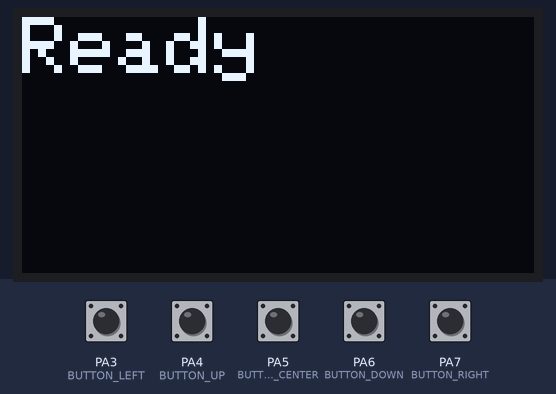
The program below on a simulated STM32 Blue Pill. Shown: 128×64 one-colour display. The test bench sets the inputs (shaded band); at power-on: PA3 (BUTTON_LEFT), PA4 (BUTTON_UP), PA5 (BUTTON_CENTER), PA6 (BUTTON_DOWN), PA7 (BUTTON_RIGHT) HIGH. Random numbers use the default seed unless the program sets one.

Above: at 1.2 s.
1.3 s: PA5 (BUTTON_CENTER) pulled LOW for 0.15 s
At 1.63 s:
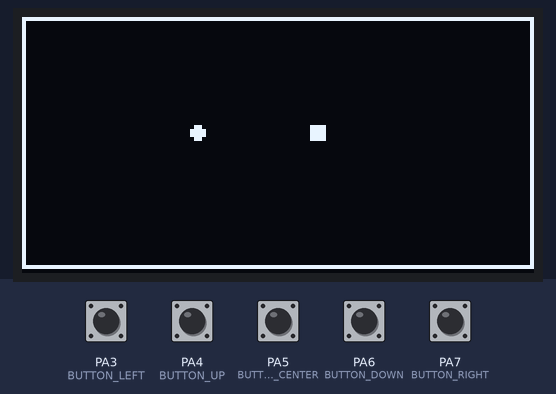
2.0 s: PA4 (BUTTON_UP) pulled LOW for 0.15 s
At 2.23 s:
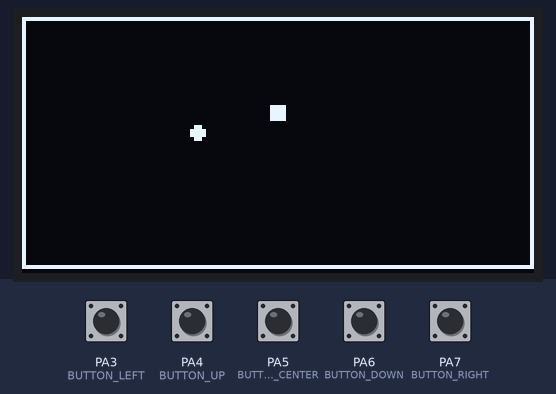
2.7 s: PA6 (BUTTON_DOWN) pulled LOW for 0.15 s
At 2.83 s:
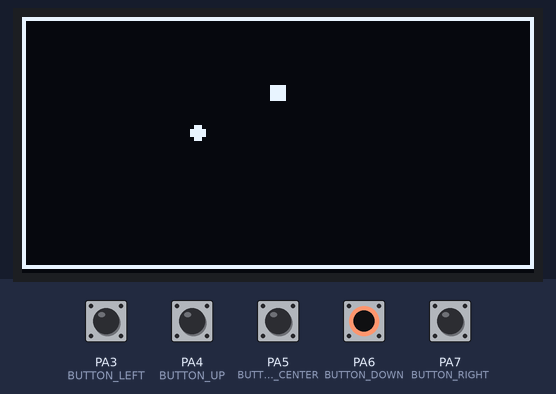
3.4 s: PA3 (BUTTON_LEFT) pulled LOW for 0.15 s
At 3.63 s:
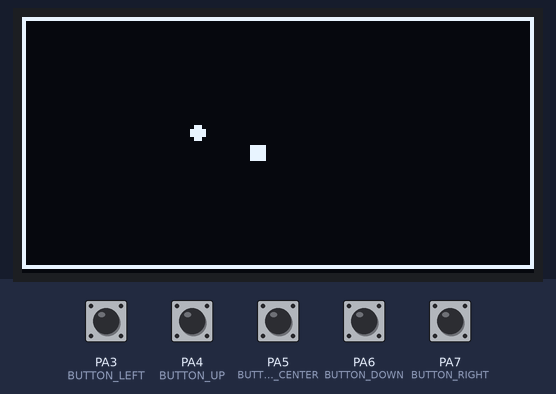
4.1 s: PA7 (BUTTON_RIGHT) pulled LOW for 0.15 s
At 4.23 s:
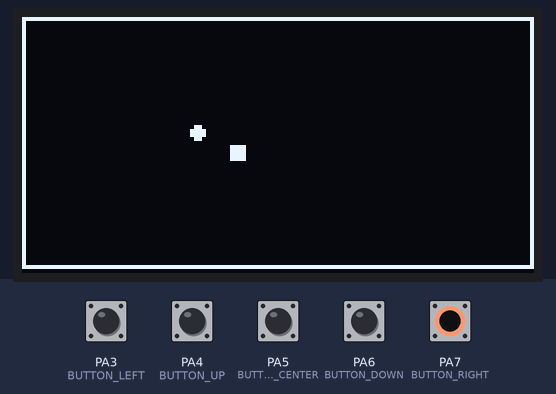
4.8 s: PA3 (BUTTON_LEFT) pulled LOW for 1 s
At 5.03 s:
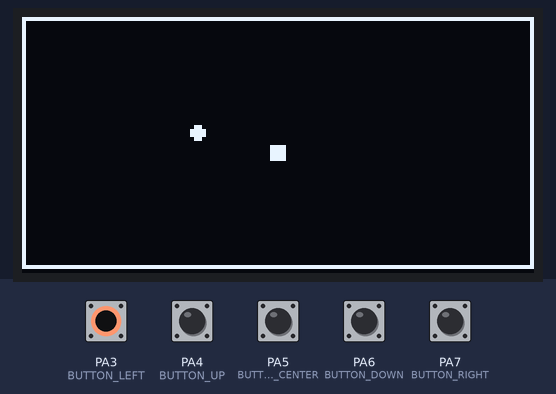
Timing chart, 0 to 7.8 s (numbered marks = the images above; inputs shaded):
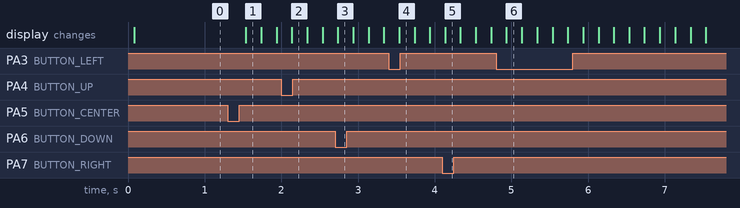

The program:

main.cpp
```cpp
#include <Arduino.h>
#include <SPI.h>
#include <Wire.h>
#include <Adafruit_GFX.h>
#include <Adafruit_SSD1306.h>

#define INITIAL_X 0
#define INITIAL_Y 0

#define SPEED 100

#define BUTTON_UP PA4
#define BUTTON_DOWN PA6
#define BUTTON_LEFT PA3
#define BUTTON_RIGHT PA7
#define BUTTON_CENTER PA5

#define DIRECTION_UP 0
#define DIRECTION_DOWN 1
#define DIRECTION_LEFT 2
#define DIRECTION_RIGHT 3

#define SCREEN_WIDTH 128
#define SCREEN_HEIGHT 64

#define FIELD_HIGHT 12
#define FIELD_LENGTH 25

#define STATE_INTRO 0
#define STATE_GAME 1
#define STATE_GAME_OVER 2

#define BORDER 4

Adafruit_SSD1306 display(SCREEN_WIDTH, SCREEN_HEIGHT, &Wire, -1);

uint8_t direction;
uint16_t speed;
uint16_t length;

uint8_t headPositionX;
uint8_t headPositionY;

uint8_t foodPositionX;
uint8_t foodPositionY;

uint8_t state = STATE_INTRO;

uint16_t field[FIELD_HIGHT][FIELD_LENGTH];

void ReplaceFood()
{
    do
    {
        foodPositionY = random(0, FIELD_HIGHT);
        foodPositionX = random(0, FIELD_LENGTH);
    } while (field[foodPositionY][foodPositionX] != 0);
}
void EmptyField()
{
    for (int y = 0; y < FIELD_HIGHT; y++)
    {
        for (int x = 0; x < FIELD_LENGTH; x++)
        {
            field[y][x] = 0;
        }
    }
}

void ReadButtons()
{
    if (!digitalRead(BUTTON_UP))
    {
        direction = DIRECTION_UP;
    }
    else if (!digitalRead(BUTTON_DOWN))
    {
        direction = DIRECTION_DOWN;
    }
    else if (!digitalRead(BUTTON_LEFT))
    {
        direction = DIRECTION_LEFT;
    }
    else if (!digitalRead(BUTTON_RIGHT))
    {
        direction = DIRECTION_RIGHT;
    }
}

void displayField()
{
    display.clearDisplay();
    display.drawRect(0, 0, display.width(), display.height() - 1, WHITE);
    for (int y = 0; y < FIELD_HIGHT; y++)
    {
        for (int x = 0; x < FIELD_LENGTH; x++)
        {
            if (field[y][x])
            {
                display.fillRect(2 + (x * 5), 2 + (y * 5), 4, 4, WHITE);
            }
        }
    }

    display.fillRoundRect(2 + (foodPositionX * 5), 2 + (foodPositionY * 5), 4, 4, 2, WHITE);

    display.display();
}

void Intro()
{
    display.clearDisplay();

    display.setTextSize(2);      // Normal 1:1 pixel scale
    display.setTextColor(WHITE); // Draw white text
    display.setCursor(0, 0);     // Start at top-left corner
    display.print("Ready");

    display.display();

    if (!digitalRead(BUTTON_CENTER))
    {
        state = STATE_GAME;
    }
}

uint8_t eat()
{
    uint8_t returnValue = false;

    if ((headPositionY == foodPositionY) && (headPositionX == foodPositionX))
    {
        length++;
        ReplaceFood();
        speed--;
        returnValue = true;
    }

    return returnValue;
}

void removeLastBlock()
{
    for (int y = 0; y < FIELD_HIGHT; y++)
    {
        for (int x = 0; x < FIELD_LENGTH; x++)
        {
            if (field[y][x] == (length + 1))
            {
                field[y][x] = 0;
            }
        }
    }
}
uint8_t Move()
{
    uint8_t eatReturn = false;

    for (int y = 0; y < FIELD_HIGHT; y++)
    {
        for (int x = 0; x < FIELD_LENGTH; x++)
        {
            if (field[y][x])
            {
                field[y][x]++;
                eatReturn = eat();
            }
        }
    }

    switch (direction)
    {
    case DIRECTION_DOWN:
        if (headPositionY == (FIELD_HIGHT - 1))
        {
            return 0;
        }
        headPositionY++;
        break;

    case DIRECTION_UP:
        if (headPositionY == 0)
        {
            return 0;
        }

        headPositionY--;
        break;

    case DIRECTION_LEFT:
        if (headPositionX == 0)
        {
            return 0;
        }

        headPositionX--;
        break;

    case DIRECTION_RIGHT:
        if (headPositionX == (FIELD_LENGTH - 1))
        {
            return 0;
        }
        headPositionX++;

        break;

    default:
        break;
    }

    if (field[headPositionY][headPositionX])
    {
        return 0;
    }

    if (!eatReturn)
    {
        removeLastBlock();
    }

    field[headPositionY][headPositionX] = 1;

    return true;
}

void PlaceHead()
{
    headPositionX = random(BORDER, FIELD_LENGTH - BORDER);
    headPositionY = random(BORDER, FIELD_HIGHT - BORDER);

    field[headPositionY][headPositionX] = 1;
}

void ResetGame()
{
    EmptyField();
    PlaceHead();
    ReplaceFood();

    direction = random(0, 4);
    length = 1;
    speed = 200;
}

void Game()
{
    static uint32_t oldMillis = millis();
    uint32_t currentMillis = millis();

    ReadButtons();

    if ((currentMillis - oldMillis) >= speed)
    {
        if (Move() == false)
        {
            state = STATE_GAME_OVER;
        }
        else
        {
            displayField();
        }

        oldMillis = currentMillis;
    }
}

void GameOver()
{
    display.clearDisplay();

    display.setTextSize(2);      // Normal 1:1 pixel scale
    display.setTextColor(WHITE); // Draw white text
    display.setCursor(0, 0);     // Start at top-left corner
    display.println("Game Over!");
    display.println();
    display.print("Score: ");
    display.println(length);

    display.display();

    if (!digitalRead(BUTTON_CENTER))
    {
        state = STATE_GAME;
        ResetGame();
    }
}

void setup()
{
    Serial.begin(115200);

    pinMode(BUTTON_UP, INPUT_PULLUP);
    pinMode(BUTTON_DOWN, INPUT_PULLUP);
    pinMode(BUTTON_LEFT, INPUT_PULLUP);
    pinMode(BUTTON_RIGHT, INPUT_PULLUP);
    pinMode(BUTTON_CENTER, INPUT_PULLUP);

    display.begin(SSD1306_SWITCHCAPVCC, 0x3C);
    display.clearDisplay();
    display.display();

    ResetGame();
}

void loop()
{
    switch (state)
    {
    case STATE_INTRO:
        Intro();
        break;

    case STATE_GAME:
        Game();
        break;

    case STATE_GAME_OVER:
        GameOver();
        break;
    }
}
```

Measured:
- after the input at 1.3 s, the display: changes after 0.24 s (image 1)
